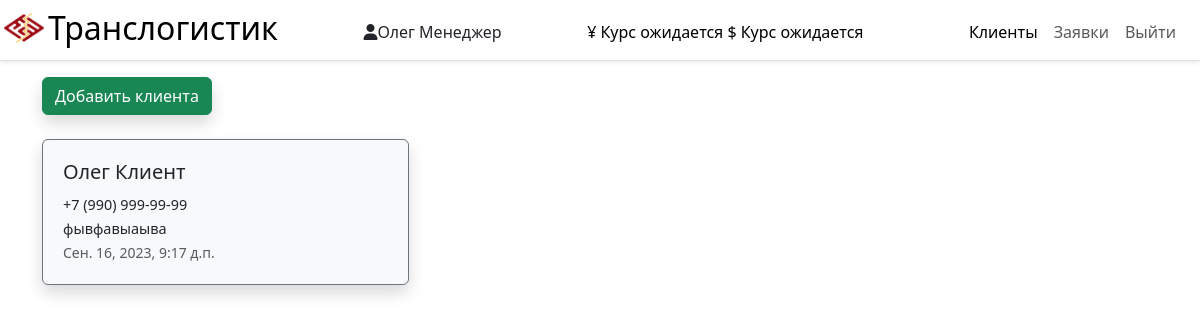
Before: /clients/ (signed in) with the older database file.
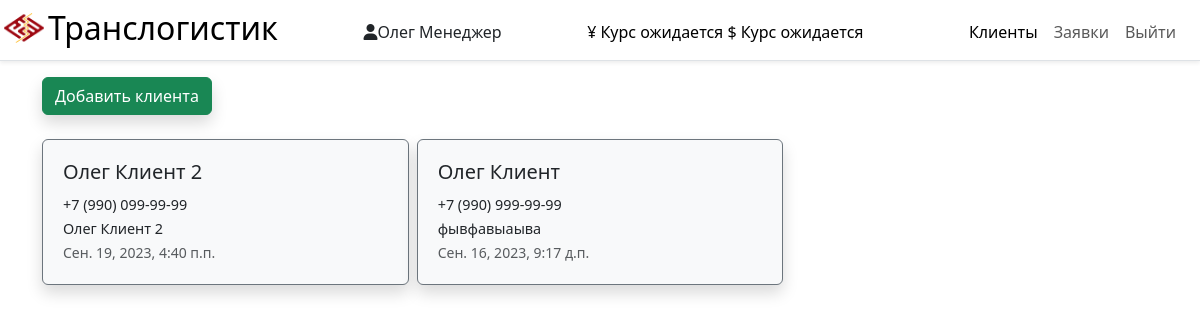
After: the same page with the newer database file.
### main/models.py (models this page shows, shortened)
class CustomUser(AbstractUser):
    towns = [
        ('Москва', 'Москва'),
        ('Краснодар', 'Краснодар'),
    ]
    roles = [
        ('Супер Администратор', 'Супер Администратор'),
        ('Администратор', 'Администратор'),
        ('Логист', 'Логист'),
        ('Менеджер', 'Менеджер'),
        ('Закупщик', 'Закупщик'),
        ('Клиент', 'Клиент')
    ]
    statuses = [
        (True, 'Активен'),
        (False, 'Заблокирован')
    ]
    first_name = models.CharField('Имя/ФИО', max_length=150, blank=False)
    phone = models.CharField('Телефон', max_length=50, unique=True)
    role = models.CharField(max_length=50, choices=roles, default='Менеджер', verbose_name='Роль')
    patronymic = models.CharField('Отчество', max_length=50, blank=True)
    town = models.CharField('Город', max_length=50, choices=towns, default='Москва')
    description = models.CharField('Описание', max_length=240, blank=True)
    manager = models.IntegerField('Менеджер', blank=True, null=True)
    pass_no_sha = models.CharField('Доп.пароль', max_length=200, blank=True)
    time_create = models.DateTimeField(auto_now_add=True, verbose_name='Дата создания')
    time_update = models.DateTimeField(auto_now=True, verbose_name='Дата изменения')
    status = models.BooleanField(default=True, choices=statuses, verbose_name='Статус')
    class Meta:
        verbose_name = 'Пользователи'
        verbose_name_plural = 'Пользователи'
        ordering = ['role', '-time_create']
    def get_absolute_url_client(self):
        return reverse('card_client', kwargs={'client_id': self.pk})

### main/views.py (the view)
# urls.py: path('clients/', views.ClientsView.as_view(), name='clients'),
class ClientsView(LoginRequiredMixin, DataMixin, ListView):
    paginate_by = 3
    model = CustomUser
    template_name = 'main/clients.html'
    context_object_name = 'all_clients'
    login_url = reverse_lazy('login')
    role_have_perm = ['Супер Администратор', 'Менеджер']
    def get_context_data(self, *, object_list=None, **kwargs):
        c_def = self.get_user_context(title="Клиенты")
        return dict(list(super().get_context_data(**kwargs).items())+list(c_def.items()))
    def get_queryset(self):
        if self.request.user.role == 'Менеджер':
            return CustomUser.objects.filter(role__in=['Клиент'], manager=self.request.user.pk).order_by('-time_create')
        elif self.request.user.role == 'Супер Администратор':
            return CustomUser.objects.filter(role__in=['Клиент']).order_by('-time_create')
    def dispatch(self, request, *args, **kwargs):
        if not request.user.is_authenticated:
            return self.handle_no_permission()
        else:
            if request.user.role in self.role_have_perm:
                return super().dispatch(request, *args, **kwargs)
            return self.handle_no_permission()

### main/utils.py (called while the page is built)
def last_currency():
    try:
        curs = ExchangeRates.objects.filter(time_create__date=datetime.date.today()).order_by('-time_create')[:1][0]
        curs.yuan = str(format(float(curs.yuan), '.2f'))
        curs.dollar = str(format(float(curs.dollar), '.2f'))
        return curs
    except IndexError:
        return False

    def get_user_context(self, **kwargs):
        context = kwargs
        if self.request.user.is_authenticated:
            if self.request.user.role == 'Супер Администратор':
                context['menu'] = menu_super_admin
            elif self.request.user.role == 'Администратор':
                context['menu'] = menu_admin
            elif self.request.user.role == 'Менеджер':
                context['menu'] = menu_manager
            elif self.request.user.role == 'Закупщик':
                context['menu'] = menu_buyer
            elif self.request.user.role == 'Клиент':
                context['menu'] = menu_client
        context['last_currency'] = last_currency()
        context['today'] = datetime.datetime.date(datetime.datetime.now()).strftime("%d.%m.%y")
        return context

### main/templates/main/clients.html (shortened to what this page needs)
{% extends 'main/base.html' %}
{% load static %}
{% block content %}
<a class="btn btn-success shadow" href="{% url 'create_client' %}" role="button">Добавить клиента</a><br><br>
<div class="row g-2">
    {% if all_clients %}
    {% for client in all_clients %}
    <div class="col-sm-4">
        <div class="card text-dark bg-light mb-3 border-secondary shadow p-1 rounded" style="max-width: 440px;">
            <div class="card-body">
                <h5 class="card-title"><a href="{{ client.get_absolute_url_client }}" class="stretched-link text-decoration-none" id="list-employees">{{ client.first_name }}</a></h5>
                <span class="card-text" style="font-size: .9rem;">{{ client.phone }}</span><br>
                <span class="card-text" style="font-size: .9rem;">{{ client.description }}</span><br>
                <p class="card-text"><small class="text-muted">{{ client.time_create }}</small></p>
            </div>
        </div>
    </div>
    {% endfor %}
    {% else %}
    <p>Нет клиентов</p>
    {% endif %}
</div>
{% endblock %}

### main/templates/main/base.html (shortened to what this page needs)
<!doctype html>
{% load static %}
<html lang="ru" data-bs-theme="light">
<head>
    <link rel="stylesheet" href="{% static 'main/css/styles.css' %}">
    <link rel="stylesheet" href="https://cdnjs.cloudflare.com/ajax/libs/font-awesome/6.4.2/css/all.min.css">
    <link rel="stylesheet" href="https://cdn.jsdelivr.net/npm/bootstrap@5.3.2/dist/css/bootstrap.min.css">
</head>
<body>
<div class="container-fluid d-flex flex-column flex-md-row align-items-center pb-0 mb-3 border-bottom shadow-sm p-1">
    <a href="{% url 'home' %}" class="d-inline-flex pb-2 align-items-center link-body-emphasis text-decoration-none">
        <img src="{% static 'main/images/logo-1.svg' %}" width="40" height="32" class="me-1" id="logo">
        <span class="fs-2">Транслогистик </span>
    </a>
    {% if user.is_authenticated %}<span class="d-inline-flex pt-0 mt-2 mt-md-0 ms-md-auto "><i class="fa-solid fa-user pt-1"></i>{{ user.first_name }}</span>{% endif %}
    {% if user.is_authenticated %}
    {% if user.role == 'Супер Администратор' or user.role == 'Администратор'%}
    {% if last_currency %}
    <a href="{% url 'exchangerates' %}" class="d-inline-flex mt-2 mt-md-0 ms-md-auto link-body-emphasis text-decoration-none" >¥ {{ last_currency.yuan }}  $ {{ last_currency.dollar }}</a>
    {% elif last_currency.yuan %}
    <a href="{% url 'exchangerates' %}" class="d-inline-flex mt-2 mt-md-0 ms-md-auto link-body-emphasis text-decoration-none" >¥ {{ last_currency.yuan }}  $ Курс ожидается</a>
    {% elif last_currency.dollar %}
    <a href="{% url 'exchangerates' %}" class="d-inline-flex mt-2 mt-md-0 ms-md-auto link-body-emphasis text-decoration-none" >¥ Курс ожидается  $ {{ last_currency.dollar }}</a>
    {% else %}
    <a href="{% url 'exchangerates' %}" class="d-inline-flex mt-2 ms-md-auto link-body-emphasis text-decoration-none" ><span class="font-weight-bold">¥ Курс ожидается $ Курс ожидается</span></a>
    {% endif %}
    {% else %}
    {% if last_currency %}
    <span class="d-inline-flex mt-2 mt-md-0 ms-md-auto link-body-emphasis text-decoration-none" >¥ {{ last_currency.yuan }}  $ {{ last_currency.dollar }}</span>
    {% elif last_currency.yuan %}
    <span class="d-inline-flex mt-2 mt-md-0 ms-md-auto link-body-emphasis text-decoration-none" >¥ {{ last_currency.yuan }}  $ Курс ожидается</span>
    {% elif last_currency.dollar %}
    <span class="d-inline-flex mt-2 mt-md-0 ms-md-auto link-body-emphasis text-decoration-none" >¥ Курс ожидается  $ {{ last_currency.dollar }}</span>
    {% else %}
    <span class="d-inline-flex mt-2 mt-md-0 ms-md-auto link-body-emphasis text-decoration-none" ><span class="font-weight-bold">¥ Курс ожидается $ Курс ожидается</span></span>
    {% endif %}
    {% endif %}
    <nav class="navbar navbar-expand d-inline-flex mt-0 mt-md-0 ms-md-auto">
        <div class="container-fluid">
            <div class="collapse navbar-collapse" id="navbarNav">
                <ul class="navbar-nav">
                    {% for m in menu %}
                    {% if m.url_name in request.path %}
                    <li class="nav-item">
                        <a class="nav-link active" href="{% url m.url_name %}">{{m.title}}</a>
                    </li>
                    {% else %}
                    <li class="nav-item">
                        <a class="nav-link " href="{% url m.url_name %}">{{m.title}}</a>
                    </li>
                    {% endif %}
                    {% endfor %}
                    {% if request.user.is_authenticated %}
                    <li class="nav-item"><a class="nav-link" href="{% url 'logout' %}">Выйти</a>
                    </li>
                    {% endif %}
                </ul>
            </div>
        </div>
    </nav>
    {% endif %}
</div>
<div class="container">
    {% block content %}{% endblock %}
</div>
</body>

### main/static/main/css/styles.css (style rules this page uses)
#list-employees, #list-goods-manager { color: #212529; }

Changed rows visible on the page:
added CustomUser: first_name "Олег Клиент 2", phone "+7 (990) 099-99-99", description "Олег Клиент 2", time_create "Сен. 19, 2023, 4:40 п.п."
